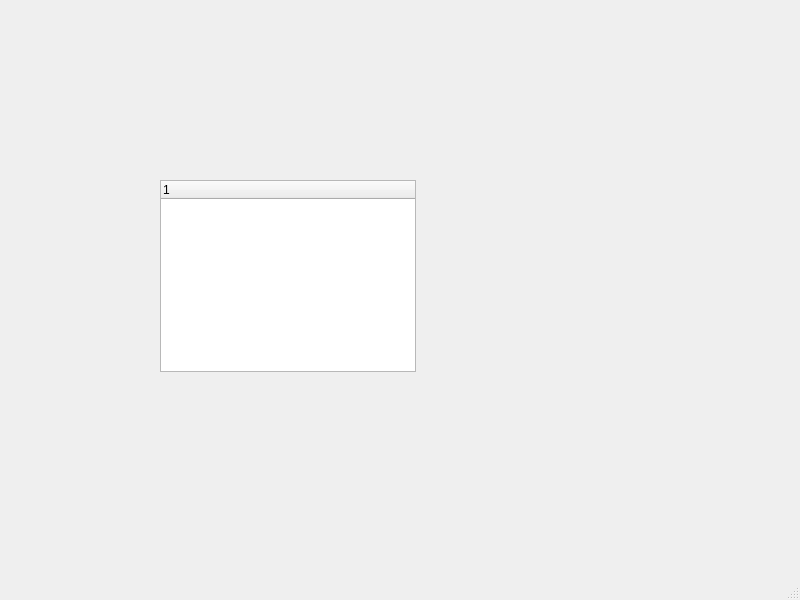
<?xml version="1.0" encoding="UTF-8"?>
<ui version="4.0">
 <class>ASTGeneratorGUI</class>
 <widget class="QMainWindow" name="ASTGeneratorGUI">
  <property name="geometry">
   <rect>
    <x>0</x>
    <y>0</y>
    <width>800</width>
    <height>600</height>
   </rect>
  </property>
  <property name="windowTitle">
   <string>ASTGeneratorGUI</string>
  </property>
  <widget class="QWidget" name="centralwidget">
   <widget class="QTreeWidget" name="treeWidget">
    <property name="geometry">
     <rect>
      <x>160</x>
      <y>180</y>
      <width>256</width>
      <height>192</height>
     </rect>
    </property>
    <column>
     <property name="text">
      <string notr="true">1</string>
     </property>
    </column>
   </widget>
  </widget>
  <widget class="QMenuBar" name="menubar">
   <property name="geometry">
    <rect>
     <x>0</x>
     <y>0</y>
     <width>800</width>
     <height>23</height>
    </rect>
   </property>
  </widget>
  <widget class="QStatusBar" name="statusbar"/>
 </widget>
 <resources/>
 <connections/>
</ui>
